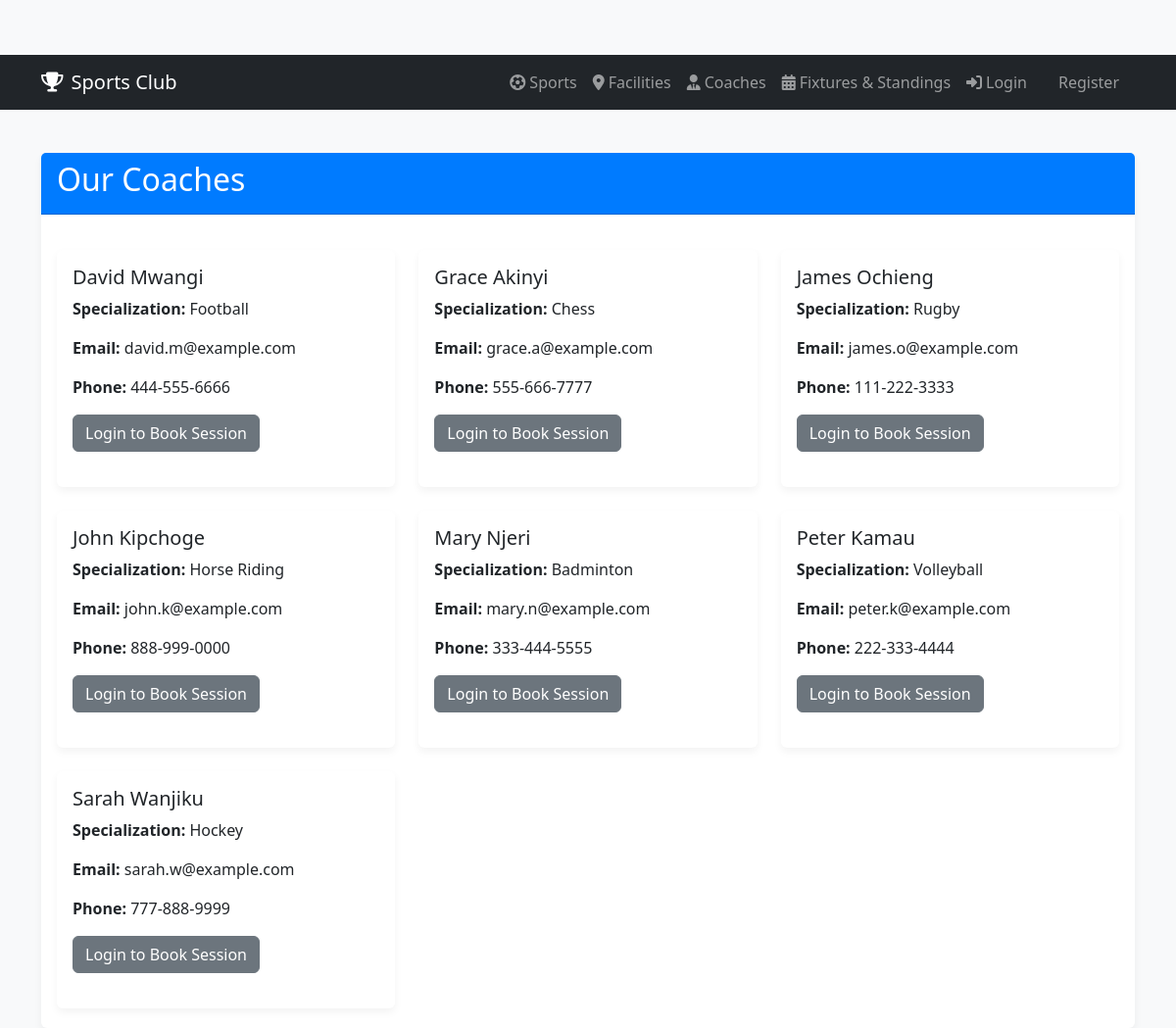
/public/view_coaches.php, run on the app's committed database.
### tables this page shows
CREATE TABLE IF NOT EXISTS `coaches` (
    `coach_id` INT AUTO_INCREMENT PRIMARY KEY,
    `first_name` VARCHAR(100) NOT NULL,
    `last_name` VARCHAR(100) NOT NULL,
    `email` VARCHAR(100) NOT NULL UNIQUE,
    `phone_number` VARCHAR(20),
    `specialization` VARCHAR(255)
);

### public/view_coaches.php (the view, shortened to what this page needs)
<?php
include_once("../includes/header.php");
require_once "../config/db_connect.php";
$coaches = [];
$sql = "SELECT coach_id, first_name, last_name, email, phone_number, specialization FROM coaches ORDER BY first_name";
if ($result = $conn->query($sql)) {
    while ($row = $result->fetch_assoc()) {
        $coaches[] = $row;
    }
}
?>
<div class="row">
    <div class="col-md-12">
        <div class="card">
            <div class="card-header">
                <h2>Our Coaches</h2>
            </div>
            <div class="card-body">
                <?php if (count($coaches) > 0): ?>
                    <div class="row">
                        <?php foreach ($coaches as $coach): ?>
                            <div class="col-md-4 mb-4">
                                <div class="card h-100">
                                    <div class="card-body">
                                        <h5 class="card-title"><?php echo htmlspecialchars($coach["first_name"] . " " . $coach["last_name"]); ?></h5>
                                        <p class="card-text"><strong>Specialization:</strong> <?php echo htmlspecialchars($coach["specialization"]); ?></p>
                                        <p class="card-text"><strong>Email:</strong> <?php echo htmlspecialchars($coach["email"]); ?></p>
                                        <p class="card-text"><strong>Phone:</strong> <?php echo htmlspecialchars($coach["phone_number"]); ?></p>
                                        <?php if (isset($_SESSION["loggedin"]) && $_SESSION["loggedin"] === true): ?>
                                            <a href="booking.php?coach_id=<?php echo $coach["coach_id"]; ?>" class="btn btn-primary">Book Session</a>
                                        <?php else: ?>
                                            <a href="login.php" class="btn btn-secondary">Login to Book Session</a>
                                        <?php endif; ?>
                                    </div>
                                </div>
                            </div>
                        <?php endforeach; ?>
                    </div>
                <?php else: ?>
                    <p>No coaches currently available.</p>
                <?php endif; ?>
            </div>
        </div>
    </div>
</div>
<?php
include_once("../includes/footer.php");
?>

### public/css/style.css (style rules this page uses)
body { padding-top: 56px; background-color: #f8f9fa; }
.card { margin-top: 20px; border: none; box-shadow: 0 4px 8px rgba(0,0,0,.05); }
.card-header { background-color: #007bff; color: white; font-weight: bold; }

### data on the page
coaches: first_name+last_name "David Mwangi", specialization "Football", email "david.m@example.com", phone_number "444-555-6666"
coaches: first_name+last_name "Grace Akinyi", specialization "Chess", email "grace.a@example.com", phone_number "555-666-7777"
coaches: first_name+last_name "James Ochieng", specialization "Rugby", email "james.o@example.com", phone_number "111-222-3333"
coaches: first_name+last_name "John Kipchoge", specialization "Horse Riding", email "john.k@example.com", phone_number "888-999-0000"
coaches: first_name+last_name "Mary Njeri", specialization "Badminton", email "mary.n@example.com", phone_number "333-444-5555"
coaches: first_name+last_name "Peter Kamau", specialization "Volleyball", email "peter.k@example.com", phone_number "222-333-4444"
coaches: first_name+last_name "Sarah Wanjiku", specialization "Hockey", email "sarah.w@example.com", phone_number "777-888-9999"
